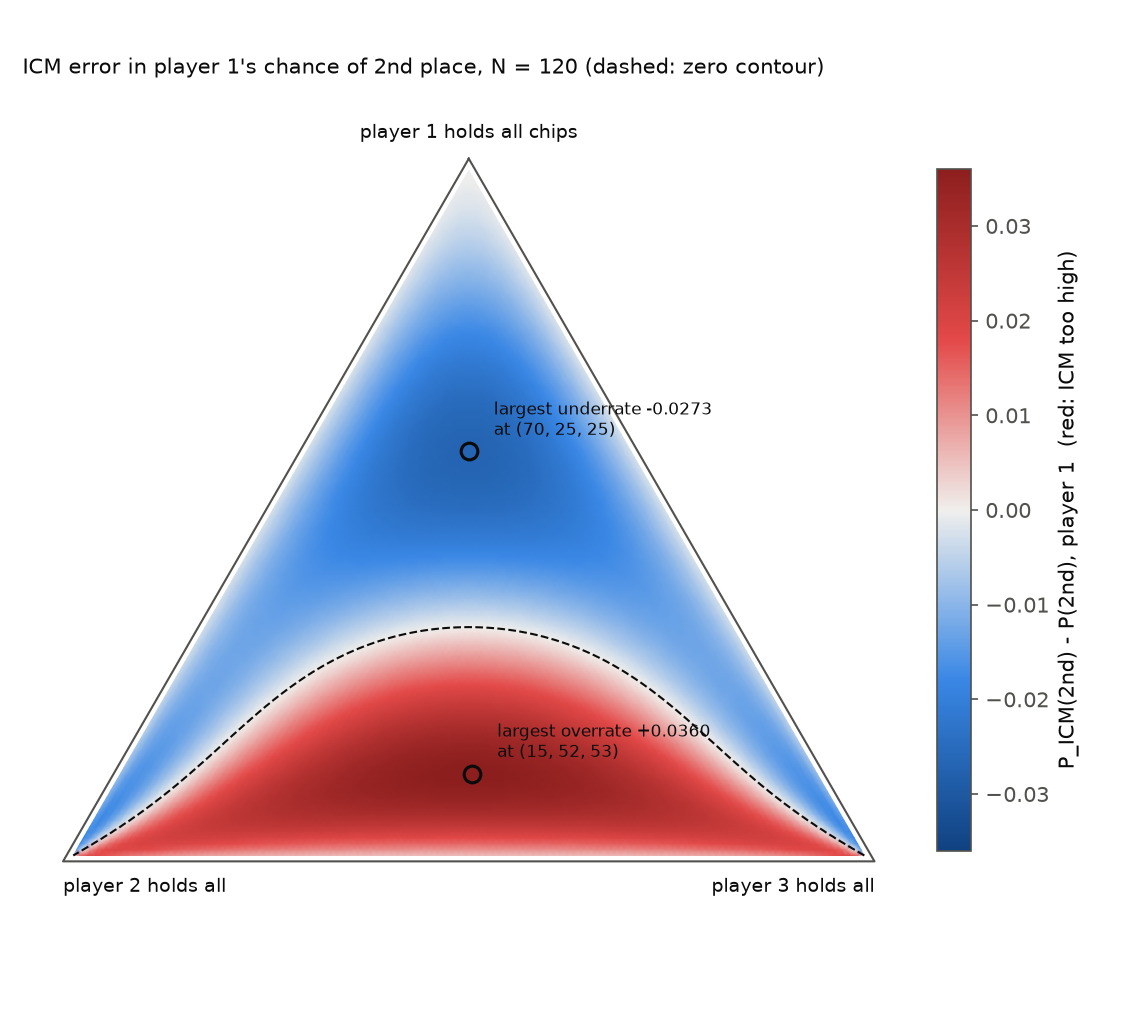

Write the Python code that produced this figure.
"""Figure for chunk 8: where the ICM over- and underrates player 1's chance of 2nd place, N = 120.

A triangle heat map of P_ICM(2nd) - P(2nd) for player 1 over every live state. Each state (x1, x2, x3) sits at
its barycentric point: player 1's corner is at the top, players 2 and 3 at the bottom left and right. The
diverging map is blue (ICM too low) through gray (0) to red (ICM too high), symmetric about 0.
Reads results/e08_states_N120.csv only.
    python figures/f08_icm_map.py [--results DIR] [--outdir DIR]
"""
import argparse
import pathlib

import matplotlib

matplotlib.use("Agg")
import matplotlib.pyplot as plt
import matplotlib.tri as mtri
import numpy as np
import pandas as pd
from matplotlib.colors import LinearSegmentedColormap

INK, MUTED = "#0b0b0b", "#52514e"
# Diverging pair blue <-> red with a gray midpoint (dataviz reference palette), equal steps per arm.
DIVERGING = LinearSegmentedColormap.from_list(
    "blue_gray_red", ["#104281", "#3987e5", "#f0efec", "#e34948", "#8c1f1e"])
CORNERS = np.array([[0.5, np.sqrt(3) / 2], [0.0, 0.0], [1.0, 0.0]])  # players 1, 2, 3


def main():
    parser = argparse.ArgumentParser()
    parser.add_argument("--results", default="results")
    parser.add_argument("--outdir", default="figures")
    args = parser.parse_args()
    df = pd.read_csv(pathlib.Path(args.results) / "e08_states_N120.csv")
    X = df[["x1", "x2", "x3"]].to_numpy(dtype=float)
    N = int(X[0].sum())
    xy = (X / N) @ CORNERS
    d = df["dp2_player1"].to_numpy()
    lim = np.abs(d).max()

    fig, ax = plt.subplots(figsize=(7.5, 6.8), dpi=150)
    tri = mtri.Triangulation(xy[:, 0], xy[:, 1])
    im = ax.tripcolor(tri, d, cmap=DIVERGING, vmin=-lim, vmax=lim, shading="gouraud", rasterized=True)
    ax.plot(*np.vstack([CORNERS, CORNERS[:1]]).T, color=MUTED, linewidth=1)
    ax.tricontour(tri, d, levels=[0], colors=INK, linewidths=1, linestyles="dashed")
    for (cx, cy), text, ha, va, dy in [
        (CORNERS[0], "player 1 holds all chips", "center", "bottom", 0.02),
        (CORNERS[1], "player 2 holds all", "left", "top", -0.02),
        (CORNERS[2], "player 3 holds all", "right", "top", -0.02),
    ]:
        ax.text(cx, cy + dy, text, ha=ha, va=va, color=INK, fontsize=9)
    i = int(np.argmax(d))
    j = int(np.argmin(d))
    for k, word in ((i, "largest overrate"), (j, "largest underrate")):
        state = tuple(int(v) for v in X[k])
        ax.plot(*xy[k], marker="o", markersize=8, markerfacecolor="none", markeredgecolor=INK, markeredgewidth=1.5)
        ax.annotate(f"{word} {d[k]:+.4f}\nat {state}", xy[k], xytext=(12, 8), textcoords="offset points",
                    color=INK, fontsize=8)
    ax.set_aspect("equal")
    ax.axis("off")
    cb = fig.colorbar(im, ax=ax, shrink=0.7, pad=0.02)
    cb.set_label("P_ICM(2nd) - P(2nd), player 1  (red: ICM too high)", color=INK)
    cb.ax.tick_params(colors=MUTED)
    cb.outline.set_edgecolor(MUTED)
    ax.set_title(f"ICM error in player 1's chance of 2nd place, N = {N} (dashed: zero contour)",
                 color=INK, fontsize=10, loc="left", pad=24)
    fig.tight_layout()
    outdir = pathlib.Path(args.outdir)
    outdir.mkdir(parents=True, exist_ok=True)
    path = outdir / "f08_icm_map.png"
    fig.savefig(path)
    print(f"wrote {path}")


if __name__ == "__main__":
    main()
